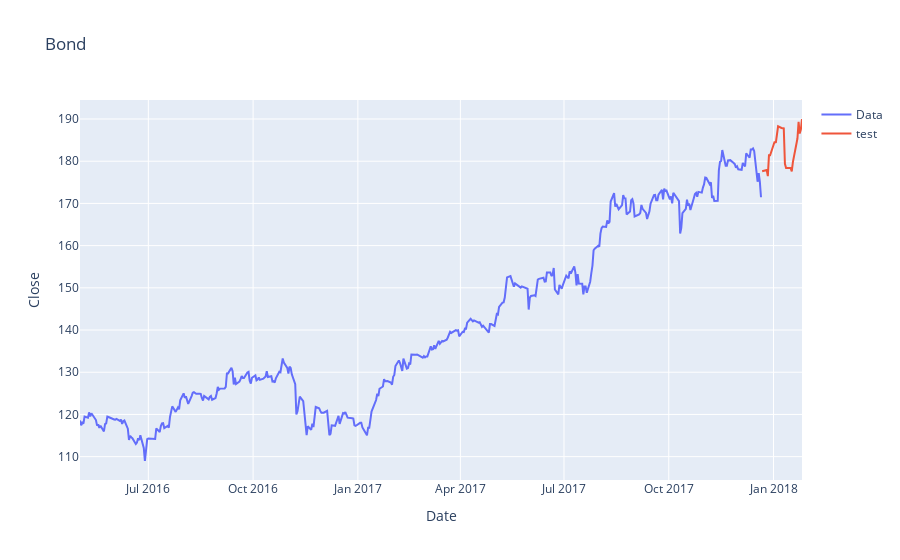

Source (notebook cell):
### Code cell
#Otra opción, es emplear la librería de go.Scatter para otro tipo de gráfico. 
trace1 = go.Scatter(
    x = date_train,
    y = data_train['y'],
    mode = 'lines',
    name = 'Data'
)

trace2 = go.Scatter(
    x = date_test,
    y = data_test['y'],
    mode = 'lines',
    name = 'test'
)

layout = go.Layout(
    title = "Bond ",
    xaxis = {'title' : "Date"},
    yaxis = {'title' : "Close"}
)
fig = go.Figure(data=[trace1, trace2], layout=layout)
fig.show()

### Figure 1 — Plotly figure (JSON) as saved in the notebook; plotly's stock layout.template omitted (floating-point values rounded to 4 significant figures; data arrays with more than 128 entries replaced by an {"elided": "..."} marker saying what was removed)
{"data": [{"mode": "lines", "name": "Data", "type": "scatter", "x": {"elided": "416 str values"}, "y": {"elided": "432 float values"}}, {"mode": "lines", "name": "test", "type": "scatter", "x": ["2017-12-22T00:00:00", "2017-12-26T00:00:00", "2017-12-27T00:00:00", "2017-12-28T00:00:00", "2017-12-29T00:00:00", "2018-01-02T00:00:00", "2018-01-03T00:00:00", "2018-01-04T00:00:00", "2018-01-05T00:00:00", "2018-01-08T00:00:00", "2018-01-09T00:00:00", "2018-01-10T00:00:00", "2018-01-11T00:00:00", "2018-01-12T00:00:00", "2018-01-16T00:00:00", "2018-01-17T00:00:00", "2018-01-18T00:00:00", "2018-01-19T00:00:00", "2018-01-22T00:00:00", "2018-01-23T00:00:00", "2018-01-24T00:00:00", "2018-01-25T00:00:00", "2018-01-26T00:00:00"], "y": [177.6, 177.9, 176.5, 181.4, 181.4, 184.7, 184.3, 186.9, 188.3, 187.9, 187.8, 187.8, 179.4, 178.4, 178.4, 177.6, 179.8, 181.3, 185.4, 189.4, 186.6, 187.5, 190]}], "layout": {"title": {"text": "Bond "}, "xaxis": {"title": {"text": "Date"}}, "yaxis": {"title": {"text": "Close"}}}}
